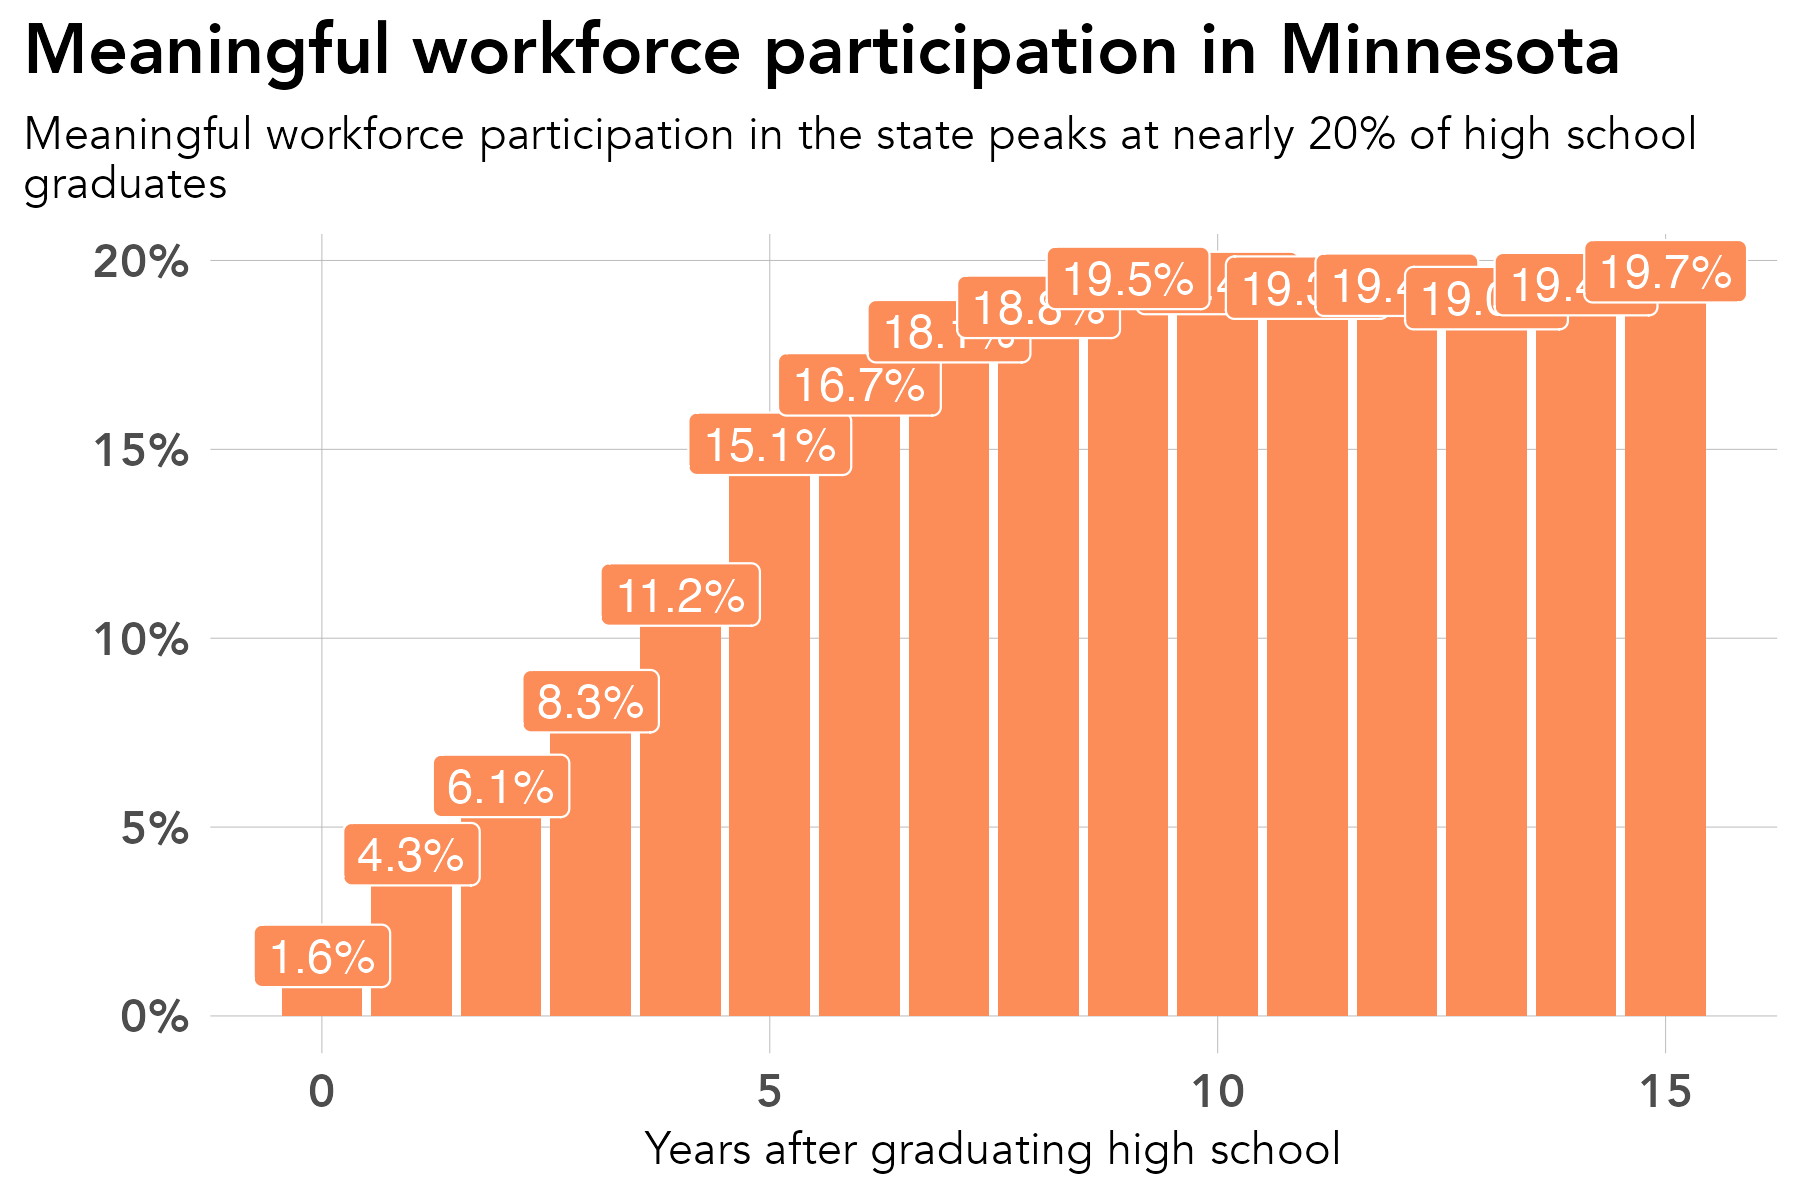

This figure's R source:
# library -----------------------------------------------------------------
library(tidyverse)
library(sf)
library(ggrepel)
library(scales)
library(ggiraph)
library(rmapshaper)
library(cowplot)
library(RColorBrewer)
library(readxl)
library(lubridate)
library(readxl)
library(systemfonts)
reset_font_cache()
library(ggtext)
library(janitor)
library(cowplot)


rm(list = ls())

# themes ------------------------------------------------------------------
theme_bar <- theme_bw() +
  theme(panel.grid.major = element_line(color = "grey70", size = 0.1),
        panel.grid.minor = element_blank(),
        axis.ticks = element_blank(),
        axis.text = element_text(face = "bold"),
        panel.border = element_blank(),
        legend.background = element_rect(fill = "transparent", color = "transparent"),
        legend.key = element_rect(fill = "transparent"),
        legend.key.size = unit(1, "lines"),
        legend.margin = margin(0,0,0,0),
        legend.title = element_blank(),
        legend.text = element_text(margin = margin(l = 2)),
        text = element_text(family = "Avenir") ,
        plot.title.position = "plot",
        plot.title = element_text(face = "bold"))

theme_line <- theme_bw() +
  theme(legend.background = element_rect(fill = "transparent", color = "transparent"),
        legend.key = element_rect(fill = "transparent"),
        legend.text = element_text(margin = margin(l = 2)),
        panel.grid.minor = element_blank(),
        panel.grid.major = element_line(color = "grey70", size = 0.1),
        axis.ticks = element_blank(),
        axis.text = element_text(face = "bold"),
        panel.border = element_blank(),
        legend.margin = margin(0,0,0,0),
        legend.key.size = unit(1, "lines"),
        text = element_text(family = "Avenir") ,
        plot.title.position = "plot",
        plot.title = element_text(face = "bold"))


theme_sf <- theme_bw() +
  theme(axis.text.x=element_blank(),
        axis.text.y=element_blank(),
        axis.ticks=element_blank(),
        panel.background = element_blank(),
        panel.grid.major = element_line(color = "white"),
        panel.border = element_blank(),
        legend.title = element_blank(),
        legend.text = element_text(margin = margin(l = 2)),
        legend.margin = margin(0,0,0,0),
        legend.key.size = unit(1, "lines"),
        text = element_text(family = "Avenir") ,
        plot.title.position = "plot",
        plot.title = element_text(face = "bold"))

regions <- read_csv("/Users/kellyasche/Library/CloudStorage/GoogleDrive-kasche@ruralmn.org/My Drive/Data Prep/R Projects/Join docs/county_regions.csv") %>%
  select(5,6) %>%
  unique() %>%
  mutate(edr = str_replace(edr, "  ", " "),
         planning.region = str_replace(planning.region, " Minnesota", ""),
         planning.region = fct_relevel(planning.region, "Northwest", "Northeast", "Central", "Seven County Mpls-St Paul", "Southwest", "Southeast"),
         edr = fct_relevel(edr, "EDR 1 - Northwest", "EDR 2 - Headwaters", "EDR 3 - Arrowhead", "EDR 4 - West Central", "EDR 5 - North Central", "EDR 6E- Southwest Central", "EDR 6W- Upper Minnesota Valley", "EDR 7E- East Central", "EDR 7W- Central", "EDR 8 - Southwest", "EDR 9 - South Central", "EDR 10 - Southeast", "EDR 11 - 7 County Twin Cities", "Minnesota"))

counties.regions <- read_csv("/Users/kellyasche/Library/CloudStorage/GoogleDrive-kasche@ruralmn.org/My Drive/Data Prep/R Projects/Join docs/county_regions.csv") %>%
  mutate(countyfp = formatC(countyfp, width = 3, flag = "0"),
         Name = str_to_title(Name),
         Name = str_replace(Name, "Q", "q"),
         Name = str_replace(Name, "Of The", "of the"),
         Name = str_replace(Name, "Mcleod", "McLeod"),
         Dem_Desc = ifelse(Name == "Minnesota", "Minnesota", Dem_Desc) ,
         edr = str_replace(edr, "  ", " "),
         planning.region = str_replace(planning.region, " Minnesota", ""),
         planning.region = fct_relevel(planning.region, "Northwest", "Northeast", "Central", "Seven County Mpls-St Paul", "Southwest", "Southeast"),
         edr = fct_relevel(edr, "EDR 1 - Northwest", "EDR 2 - Headwaters", "EDR 3 - Arrowhead", "EDR 4 - West Central", "EDR 5 - North Central", "EDR 6E- Southwest Central", "EDR 6W- Upper Minnesota Valley", "EDR 7E- East Central", "EDR 7W- Central", "EDR 8 - Southwest", "EDR 9 - South Central", "EDR 10 - Southeast", "EDR 11 - 7 County Twin Cities", "Minnesota"))

color.ruca <- c("Entirely rural" = "#009933", "Town/rural mix" = "#99CC33", "Urban/town/rural mix" = "#CC9966", "Entirely urban" = "#754C29", "Minnesota" = "black")

color.pr <- c("Northwest" = "#4575b4","Northeast" = "grey", "Central" = "#fee090", "Seven County Mpls-St Paul" = "#d73027", "Southwest" = "#91bfdb", "Southeast" = "#fc8d59", "Minnesota" = "black")

color.edr <- c("EDR 1 - Northwest" = "#b3cde3", "EDR 2 - Headwaters" = "#8c96c6", "EDR 3 - Arrowhead" = "#fe9929", "EDR 4 - West Central" = "#8856a7", "EDR 5 - North Central" = "#810f7c", "EDR 6E- Southwest Central" = "#e5f5f9", "EDR 6W- Upper Minnesota Valley" = "#bdc9e1", "EDR 7E- East Central" = "#99d8c9", "EDR 7W- Central" = "#2ca25f", "EDR 8 - Southwest" = "#74a9cf", "EDR 9 - South Central" = "#0570b0", "EDR 10 - Southeast" = "#d7301f", "EDR 11 - 7 County Twin Cities" = "#d8b365", "Minnesota" = "black")

color.pr.edr <- c ("Northwest" = "#4575b4","Northeast" = "#e0f3f8", "Central" = "#fee090", "Seven County Mpls-St Paul" = "#d73027", "Southwest" = "#91bfdb", "Southeast" = "#fc8d59", "Minnesota" = "black", "EDR 1 - Northwest" = "#b3cde3", "EDR 2 - Headwaters" = "#8c96c6", "EDR 3 - Arrowhead" = "#fe9929", "EDR 4 - West Central" = "#8856a7", "EDR 5 - North Central" = "#810f7c", "EDR 6E- Southwest Central" = "#e5f5f9", "EDR 6W- Upper Minnesota Valley" = "#bdc9e1", "EDR 7E- East Central" = "#99d8c9", "EDR 7W- Central" = "#2ca25f", "EDR 8 - Southwest" = "#74a9cf", "EDR 9 - South Central" = "#0570b0", "EDR 10 - Southeast" = "#d7301f", "EDR 11 - 7 County Twin Cities" = "#d8b365")

color.six <- c("#009933", "#4575b4", "grey", "#fee090", "#fc8d59", "#d73027")

mn_counties <- st_read("/Users/kellyasche/Library/CloudStorage/GoogleDrive-kasche@ruralmn.org/My Drive/Data Prep/R Projects/Shapefiles/County shapefiles/MNCounties_MNDOT.shp", quiet = TRUE) %>%
  ms_simplify(keep = .01, keep_shapes = TRUE) %>%
  rename("countyfp" = "FIPS_CODE")

counties.regions.1 <- counties.regions %>%
  mutate(statefp = "27",
         project.pr = ifelse(edr %in% c("EDR 1 - Northwest", "EDR 2 - Headwaters", "EDR 4 - West Central"), "Northwest",
                             ifelse(edr == "EDR 3 - Arrowhead", "Northeast",
                                    ifelse(edr %in% c("EDR 5 - North Central", "EDR 7E- East Central", "EDR 7W- Central"), "Central",
                                           ifelse(edr %in% c("EDR 6E- Southwest Central", "EDR 6W- Upper Minnesota Valley", "EDR 8 - Southwest"), "Southwest",
                                                  ifelse(edr %in% c("EDR 9 - South Central", "EDR 10 - Southeast"), "Southern", as.character(planning.region)))))),
         project.pr = fct_relevel(project.pr, "Northwest", "Northeast", "Central", "Seven County Mpls-St Paul", "Southwest", "Southern"))



# Prep data ---------------------------------------------------------------

original <- read_csv("Data/SLEDS/Masters/States/annual-seven-states.csv")

data <- original %>%
  mutate(states = ifelse(states %in% c("Meaningful emp County", "Meaningful emp EDR"), "Meaningful WF - Northeast", states),
         states = ifelse(states == "Meaningful emp MN", "Meaningful WF - MN", states),
         states = ifelse(states == "No MN emp record, not attending ps", "No MN emp record", states),
         states = ifelse(states == "Not meaningful, not attending ps", "No meaningful WF", states),
         states = as.factor(states)) %>%
  select(grad.year, states) %>%
  filter(states != "After 2023") %>%
  group_by(grad.year, states) %>%
  summarize(n = n()) %>%
  ungroup() %>%
  group_by(grad.year) %>%
  mutate(share = n / sum(n)) %>%
  ungroup() %>%
  mutate(grad.year = str_sub(grad.year, -2, -1),
         grad.year = str_replace(grad.year, "[.]", ""),
         grad.year = as.numeric(grad.year),
         states = fct_relevel(states, "Meaningful WF - Northeast", "Meaningful WF - MN", "No MN emp record", "No meaningful WF", "Attending ps"))


# Create chart ------------------------------------------------------------
names(data)

ggplot(data = filter(data, states == "Meaningful WF - MN"), aes(grad.year, share, fill = states, group = states)) +
  geom_col(position = "dodge") +
  geom_label(data = filter(data, states == "Meaningful WF - MN"), aes(label = percent(share, accuracy = .1)), show.legend = FALSE, position = position_dodge(width = .9), color = "white", size = 4) +
  labs(x="Years after graduating high school", y = "", title = "Meaningful workforce participation in Minnesota", subtitle = "Meaningful workforce participation in the state peaks at nearly 20% of high school\ngraduates")+
  scale_y_continuous(labels=scales::percent) +
  theme_bar+
  scale_fill_manual(values = c("#fc8d59"),
                    guide = guide_legend(ncol = 2)) +
  theme(legend.position = "none",
        text = element_text(size = 14),
        plot.subtitle = element_text(size = 11),
        axis.title.x = element_text(size = 11))

ggsave(filename = "Charts/Paper report/wf-mn.pdf", device = cairo_pdf, dpi = "print", width = 6, height = 4)

ggsave(filename = "Charts/Paper report/wf-mn.png", dpi = "print", width = 6, height = 4)
